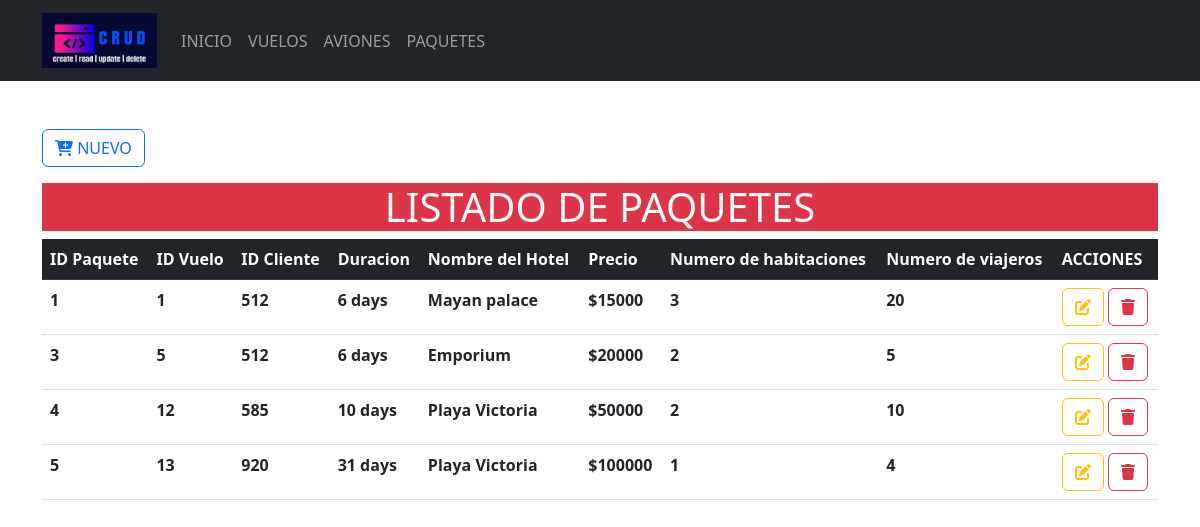
The app's page /Formularios/marcas/index.php with its own data.
### tables this page shows
CREATE TABLE `tbl_paquete` (
  `idPaquete` int(50) NOT NULL,
  `duracion` varchar(100) NOT NULL,
  `nombreHotel` varchar(150) NOT NULL,
  `idCliente` int(50) NOT NULL,
  `idVuelo` int(50) NOT NULL,
  `Precio` int(50) NOT NULL,
  `nHabitaciones` int(50) NOT NULL,
  `nViajeros` int(50) NOT NULL
);

### Formularios/marcas/index.php (the view, shortened to what this page needs)
<?php
include_once("../../config/conexion.php")
?>
<!doctype html>
<html lang="es">
<head>
    <link rel="stylesheet" href="<?php echo base_url; ?>css/bootstrap.min.css">
</head>
<body>
    <header>
        <nav class="navbar navbar-expand-lg bg-dark" data-bs-theme="dark">
            <div class="container">
                <a class="navbar-brand" href="<?php echo base_url; ?>">
                    <img src="<?php echo base_url; ?>img/logo.png" alt="logo" height="55" width="115">
                </a>
                <div class="collapse navbar-collapse" id="mi-menu">
                    <ul class="navbar-nav">
                        <li class="nav-item">
                            <a class="nav-link" href="<?php echo base_url; ?>">INICIO</a>
                        </li>
                        <li class="nav-item">
                            <a class="nav-link" href="<?php echo base_url; ?>Formularios/productos/index.php">VUELOS</a>
                        </li>
                        <li class="nav-item">
                            <a class="nav-link" href="<?php echo base_url; ?>Formularios/categorias/index.php">AVIONES</a>
                        </li>
                        <li class="nav-item">
                            <a class="nav-link" href="<?php echo base_url; ?>Formularios/marcas/index.php">PAQUETES</a>
                        </li>
                    </ul>
                </div>
            </div>
        </nav>
    </header>
    <div class="container-lg mt-5">
        <a href="crear.php" type="button" class="btn btn-outline-primary mb-3">
            <i class="fa-solid fa-cart-plus fa-beat"></i>
            NUEVO
        </a>
        <h1 class="text-center bg-danger text-light ">LISTADO DE PAQUETES</h1>
        <div class="table-responsive-sm">
            <table class="table table-hover">
                <thead class="table-dark">
                    <tr>
                        <th scope="col">ID Paquete</th>
                        <th scope="col">ID Vuelo</th>
                        <th scope="col">ID Cliente</th>
                        <th scope="col">Duracion</th>
                        <th scope="col">Nombre del Hotel</th>
                        <th scope="col">Precio</th>
                        <th scope="col">Numero de habitaciones</th>
                        <th scope="col">Numero de viajeros</th>
                        <th scope="col">ACCIONES</th>
                    </tr>
                </thead>
                <tbody>
                    <?php
                    $sql = $conexion->query("SELECT * FROM tbl_paquete");
                    while ($resultado = $sql->fetch_assoc()) {
                    ?>
                        <tr>
                            <th scope="row"><?php echo $resultado['idPaquete'] ?></th>
                            <th scope="row"><?php echo $resultado['idVuelo'] ?></th>
                            <th scope="row"><?php echo $resultado['idCliente'] ?></th>
                            <th scope="row"><?php echo $resultado['duracion'] ?></th>
                            <th scope="row"><?php echo $resultado['nombreHotel'] ?></th>
                            <th scope="row">$<?php echo $resultado['Precio'] ?></th>
                            <th scope="row"><?php echo $resultado['nHabitaciones'] ?></th>
                            <th scope="row"><?php echo $resultado['nViajeros'] ?></th>
                            <th scope="row">
                                <a href="<?php echo base_url; ?>Formularios/marcas/actualizar.php?Id=<?php echo $resultado['idPaquete'] ?>" class="btn btn-outline-warning">
                                    <i class="fa-solid fa-pen-to-square fa-beat"></i>
                                </a>
                                <a href="<?php echo base_url; ?>CRUDM/eliminarDatos.php?Id=<?php echo $resultado['idPaquete'] ?>" class="btn btn-outline-danger">
                                    <i class="fa-solid fa-trash fa-beat"></i>
                                </a>
                            </th>
                        </tr>
                    <?php
                    }
                    ?>
                </tbody>
            </table>
        </div>
    </div>
</body>
</html>

### records on screen
tbl_paquete: idPaquete "1", idVuelo "1", idCliente "512", duracion "6 days", nombreHotel "Mayan palace", Precio "15000", nHabitaciones "3", nViajeros "20"
tbl_paquete: idPaquete "3", idVuelo "5", idCliente "512", duracion "6 days", nombreHotel "Emporium", Precio "20000", nHabitaciones "2", nViajeros "5"
tbl_paquete: idPaquete "4", idVuelo "12", idCliente "585", duracion "10 days", nombreHotel "Playa Victoria", Precio "50000", nHabitaciones "2", nViajeros "10"
tbl_paquete: idPaquete "5", idVuelo "13", idCliente "920", duracion "31 days", nombreHotel "Playa Victoria", Precio "100000", nHabitaciones "1", nViajeros "4"
